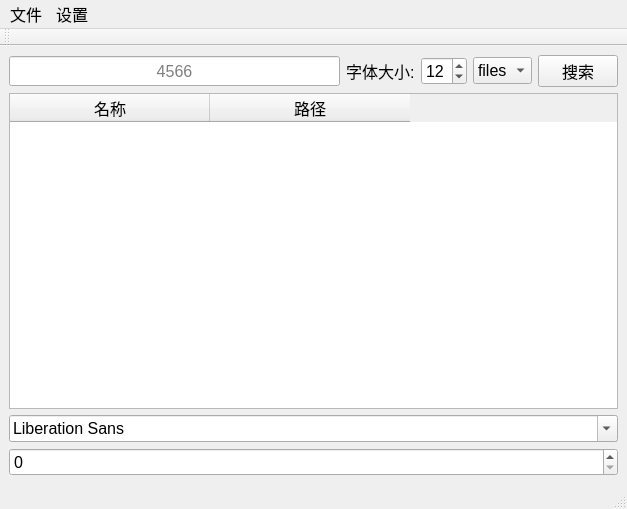
<?xml version="1.0" encoding="UTF-8"?>
<ui version="4.0">
 <author>leo wang</author>
 <class>MainWindow</class>
 <widget class="QMainWindow" name="MainWindow">
  <property name="geometry">
   <rect>
    <x>0</x>
    <y>0</y>
    <width>627</width>
    <height>509</height>
   </rect>
  </property>
  <property name="font">
   <font>
    <family>Microsoft YaHei UI</family>
    <pointsize>12</pointsize>
   </font>
  </property>
  <property name="windowTitle">
   <string>MainWindow</string>
  </property>
  <widget class="QWidget" name="centralwidget">
   <layout class="QVBoxLayout" name="verticalLayout_3">
    <item>
     <layout class="QVBoxLayout" name="verticalLayout_2">
      <item>
       <layout class="QHBoxLayout" name="horizontalLayout">
        <property name="sizeConstraint">
         <enum>QLayout::SetMinimumSize</enum>
        </property>
        <item>
         <widget class="QLineEdit" name="lineEdit">
          <property name="minimumSize">
           <size>
            <width>0</width>
            <height>30</height>
           </size>
          </property>
          <property name="toolTip">
           <string/>
          </property>
          <property name="inputMask">
           <string/>
          </property>
          <property name="alignment">
           <set>Qt::AlignCenter</set>
          </property>
          <property name="placeholderText">
           <string>4566</string>
          </property>
         </widget>
        </item>
        <item>
         <widget class="QLabel" name="label">
          <property name="text">
           <string>字体大小:</string>
          </property>
         </widget>
        </item>
        <item>
         <widget class="QSpinBox" name="fontSize">
          <property name="value">
           <number>12</number>
          </property>
         </widget>
        </item>
        <item>
         <widget class="QComboBox" name="comboBox">
          <property name="currentText">
           <string>files</string>
          </property>
          <item>
           <property name="text">
            <string>files</string>
           </property>
          </item>
          <item>
           <property name="text">
            <string>dirs</string>
           </property>
          </item>
          <item>
           <property name="text">
            <string>ext</string>
           </property>
          </item>
         </widget>
        </item>
        <item>
         <widget class="QPushButton" name="pushButton">
          <property name="minimumSize">
           <size>
            <width>0</width>
            <height>30</height>
           </size>
          </property>
          <property name="text">
           <string>搜索</string>
          </property>
         </widget>
        </item>
       </layout>
      </item>
      <item>
       <layout class="QVBoxLayout" name="verticalLayout" stretch="0,0">
        <item>
         <widget class="QTableWidget" name="tableWidget">
          <property name="sizePolicy">
           <sizepolicy hsizetype="Expanding" vsizetype="Expanding">
            <horstretch>0</horstretch>
            <verstretch>2</verstretch>
           </sizepolicy>
          </property>
          <property name="minimumSize">
           <size>
            <width>600</width>
            <height>240</height>
           </size>
          </property>
          <property name="cursor" stdset="0">
           <cursorShape>PointingHandCursor</cursorShape>
          </property>
          <property name="autoScrollMargin">
           <number>16</number>
          </property>
          <property name="horizontalScrollMode">
           <enum>QAbstractItemView::ScrollPerItem</enum>
          </property>
          <property name="sortingEnabled">
           <bool>true</bool>
          </property>
          <property name="rowCount">
           <number>0</number>
          </property>
          <property name="columnCount">
           <number>2</number>
          </property>
          <attribute name="horizontalHeaderCascadingSectionResizes">
           <bool>false</bool>
          </attribute>
          <attribute name="horizontalHeaderMinimumSectionSize">
           <number>200</number>
          </attribute>
          <attribute name="horizontalHeaderDefaultSectionSize">
           <number>200</number>
          </attribute>
          <column>
           <property name="text">
            <string>名称</string>
           </property>
           <property name="textAlignment">
            <set>AlignCenter</set>
           </property>
          </column>
          <column>
           <property name="text">
            <string>路径</string>
           </property>
           <property name="textAlignment">
            <set>AlignCenter</set>
           </property>
          </column>
         </widget>
        </item>
        <item>
         <layout class="QGridLayout" name="gridLayout" rowstretch="0,0,0" columnstretch="0" rowminimumheight="0,0,0" columnminimumwidth="0">
          <item row="1" column="0">
           <widget class="QSpinBox" name="spinBox">
            <property name="sizePolicy">
             <sizepolicy hsizetype="Minimum" vsizetype="Fixed">
              <horstretch>0</horstretch>
              <verstretch>0</verstretch>
             </sizepolicy>
            </property>
           </widget>
          </item>
          <item row="0" column="0">
           <widget class="QFontComboBox" name="fontComboBox"/>
          </item>
         </layout>
        </item>
       </layout>
      </item>
     </layout>
    </item>
   </layout>
  </widget>
  <widget class="QMenuBar" name="menubar">
   <property name="geometry">
    <rect>
     <x>0</x>
     <y>0</y>
     <width>627</width>
     <height>27</height>
    </rect>
   </property>
   <widget class="QMenu" name="menu_U">
    <property name="title">
     <string>文件</string>
    </property>
    <addaction name="action_2"/>
    <addaction name="action"/>
   </widget>
   <widget class="QMenu" name="menu">
    <property name="title">
     <string>设置</string>
    </property>
    <addaction name="action_3"/>
    <addaction name="action_4"/>
   </widget>
   <addaction name="menu_U"/>
   <addaction name="menu"/>
  </widget>
  <widget class="QStatusBar" name="statusbar"/>
  <widget class="QToolBar" name="toolBar">
   <property name="windowTitle">
    <string>toolBar</string>
   </property>
   <attribute name="toolBarArea">
    <enum>TopToolBarArea</enum>
   </attribute>
   <attribute name="toolBarBreak">
    <bool>false</bool>
   </attribute>
  </widget>
  <action name="action">
   <property name="checkable">
    <bool>false</bool>
   </property>
   <property name="text">
    <string>重新扫描</string>
   </property>
  </action>
  <action name="action_2">
   <property name="text">
    <string>打开</string>
   </property>
  </action>
  <action name="action_3">
   <property name="text">
    <string>首选项</string>
   </property>
  </action>
  <action name="action_4">
   <property name="text">
    <string>字体大小</string>
   </property>
  </action>
 </widget>
 <tabstops>
  <tabstop>lineEdit</tabstop>
  <tabstop>pushButton</tabstop>
 </tabstops>
 <resources/>
 <connections/>
</ui>
